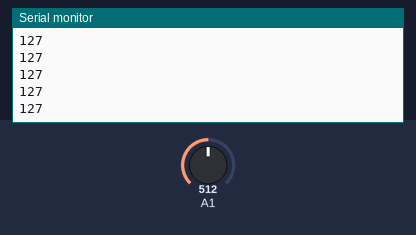
Recording of a sketch running on a simulated Arduino Uno, built with avr-gcc and run on an emulated ATmega328P. Parts: the last lines printed to the serial monitor. Inputs (shaded band) come from the test bench; at power-on: A1 = 512. No radio packets arrive unless stated.

Above: at 1.2 s.
1.3 s: A1 set to 716
At 1.9 s:
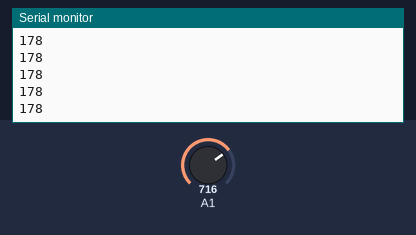
2.8 s: A1 set to 900
At 3.5 s:
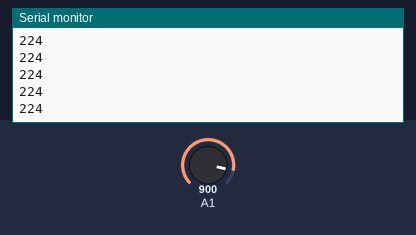
Timing chart, 0 to 5.8 s (numbered marks = the images above; inputs shaded):
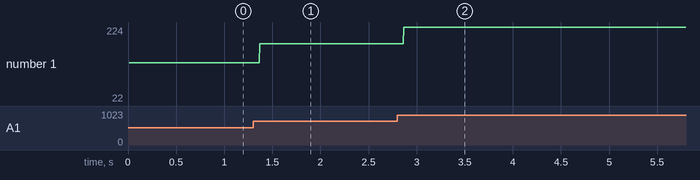

Measured:
- after the input at 1.3 s, the serial monitor: prints a new line after 0.07 s (image 1)
- after the input at 2.8 s, the serial monitor: prints a new line after 0.07 s (image 2)
- plotted number 1: 127 → 178 after the input at 1.3 s, 178 → 22 after the input at 2.8 s

The sketch:

testtran.ino
```cpp
/* Tranmsitter code for the Arduino Radio control with PWM output
 * Install the NRF24 library to your IDE
 * Upload this code to the Arduino UNO, NANO, Pro mini (5V,16MHz)
 * Connect a NRF24 module to it:

    Module // Arduino UNO,NANO

    GND    ->   GND
    Vcc    ->   3.3V
    CE     ->   D9
    CSN    ->   D10
    CLK    ->   D13
    MOSI   ->   D11
    MISO   ->   D12

This code transmits 1 channels with data from pins A0 POTENTIOMETER
Please, like share and subscribe : https://www.youtube.com/c/ELECTRONOOBS
*/

#include <SPI.h>
#include <nRF24L01.h>
#include <RF24.h>

const uint64_t my_radio_pipe = 0xE8E8F0F0E1LL; //Remember that this code should be the same for the receiver

RF24 radio(9, 10);

// The sizeof this struct should not exceed 32 bytes
struct Data_to_be_sent {
  byte ch1;
};

Data_to_be_sent sent_data;


void setup()
{
  Serial.begin(9600);
  radio.begin();
  radio.setAutoAck(false);
  radio.setDataRate(RF24_250KBPS);
  radio.openWritingPipe(my_radio_pipe);
  sent_data.ch1 = 127;
  Serial.println("start");
}

/**************************************************/


void loop()
{
  /*If your channel is reversed, just swap 0 to 255 by 255 to 0 below
  EXAMPLE:
  Normal:    data.ch1 = map( analogRead(A0), 0, 1024, 0, 255);
  Reversed:  data.ch1 = map( analogRead(A0), 0, 1024, 255, 0);  */

  sent_data.ch1 = map( analogRead(A1), 0, 1024, 0, 255);

  radio.write(&sent_data, sizeof(Data_to_be_sent));
  Serial.println(sent_data.ch1);
}
```
